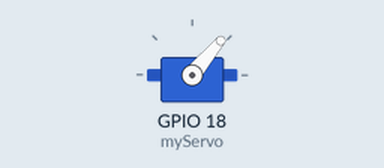
A sketch run on a simulated ESP32. Shown: servo.

Above: at 0.05 s.
Timing chart, 0 to 4.6 s (numbered marks = the images above):
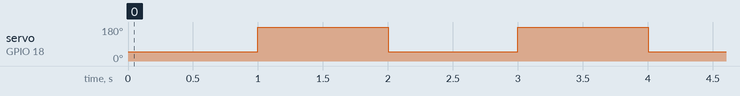

Measured:
- by itself, servo on GPIO 18 (myServo): alternates 180° for 1.0 s and 50° for 1.0 s

The sketch:

servo.ino
```cpp
#include <ESP32Servo.h>

Servo myServo;  // Create a servo object

void setup() {
  myServo.attach(18);
  Serial.begin(9600);
}

void loop() {
  //  int speed = Serial.read();

    myServo.write(50);
    delay(1000);
    myServo.write(359);
    delay(1000);
}
```
